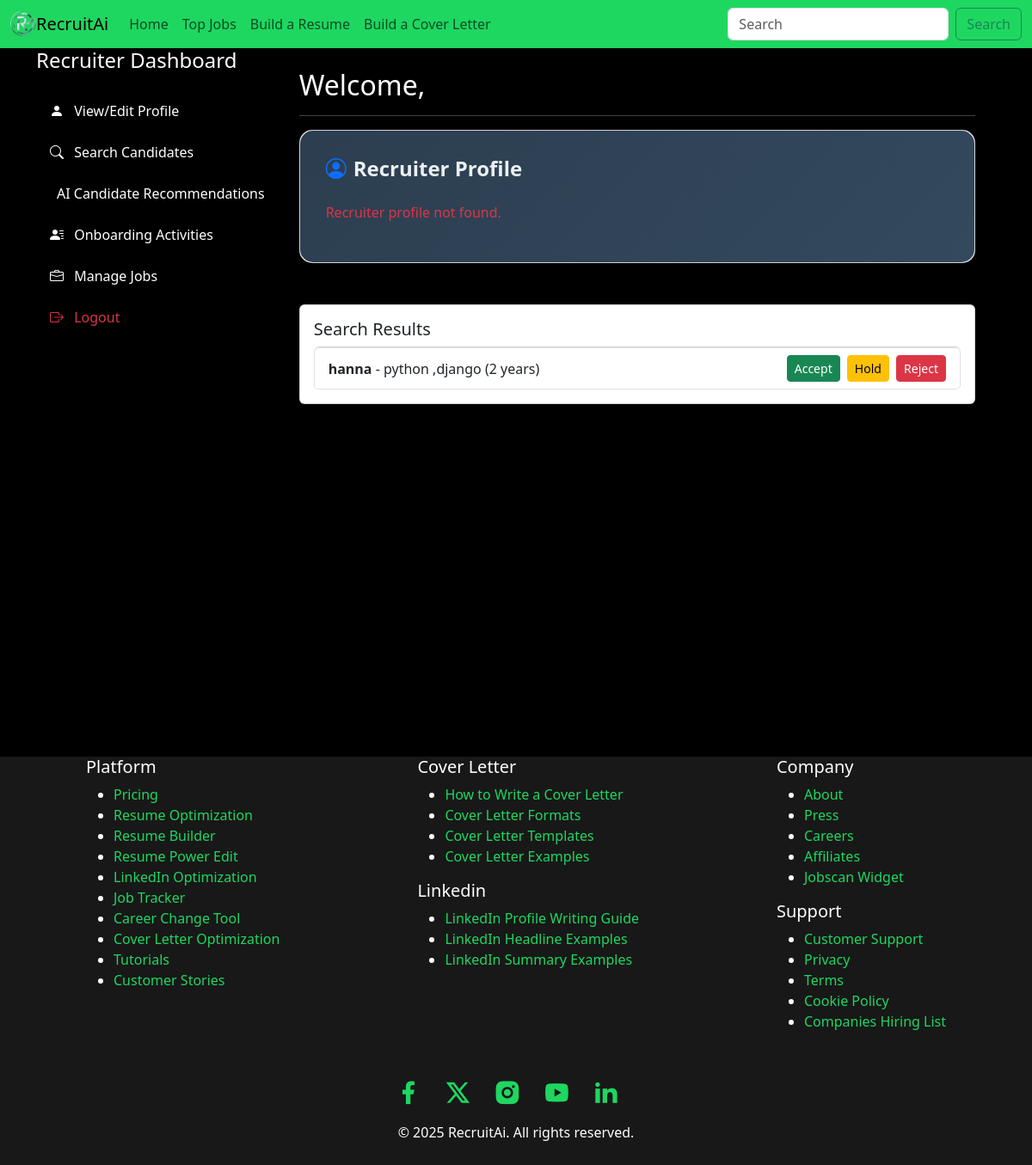
The app's page /user/search-candidates/ with its own data.
### user/models.py (models this page shows)
class Candidate(models.Model):
    user_id = models.ForeignKey(User, on_delete=models.CASCADE)
    resume = models.FileField(upload_to='resume_folder/')
    skill = models.TextField()
    exp = models.CharField(max_length=10)
    created_at = models.DateTimeField(auto_now_add=True)
    updated_at = models.DateTimeField(auto_now_add=True)
    extracted_skills = models.TextField(null=True, blank=True)
    extracted_location = models.CharField(max_length=255, null=True, blank=True)
    extracted_experience = models.CharField(max_length=255, null=True, blank=True)

class User(AbstractUser):
    fullname = models.CharField(max_length=50)
    email = models.CharField(max_length=50)
    password = models.CharField(max_length=50)
    phone_number=models.CharField(max_length=15, null=True, blank=True, default='0000000000')
    role = models.CharField(max_length=10, null=True, blank=True)
    description = models.TextField()
    created_at = models.DateTimeField(auto_now_add=True)
    last_login = models.DateTimeField(auto_now=True, null=True, blank=True)
    groups = models.ManyToManyField(
        Group,
        related_name="custom_user_set",  # Provide unique related_name for groups
        blank=True,
        help_text="The groups this user belongs to.",
        verbose_name="groups",
    )
    user_permissions = models.ManyToManyField(
        Permission,
        related_name="custom_user_permissions_set",  # Provide unique related_name for permissions
        blank=True,
        help_text="Specific permissions for this user.",
        verbose_name="user permissions",
    )

### user/views.py (the view)
# urls.py: path('search-candidates/', views.search_candidates, name='search_candidates'),
def search_candidates(request):
    job_title = request.GET.get('job_title', '')
    location = request.GET.get('location', '')
    qualification = request.GET.get('qualification', '')
    candidates = Candidate.objects.all()
    if job_title:
        candidates = candidates.filter(skill__icontains=job_title)
    if location:
        candidates = candidates.filter(user_id__profile__location__icontains=location)
    if qualification:
        candidates = candidates.filter(user_id__profile__qualification__icontains=qualification)
    ai_recommendations = candidates[:5]  # Placeholder for top 5 recommended candidates
    return render(request, 'recruiter_home.html', {
        'candidates': candidates,
        'ai_recommendations': ai_recommendations,
        'job_title': job_title,
        'location': location,
        'qualification': qualification,
    })

### user/templates/recruiter_home.html (shortened to what this page needs)
{% extends 'base.html' %}
{% block content %}
<div class="d-flex">
    <div style="min-width: 250px; min-height: 100vh;">
        <h4 class="mb-4">Recruiter Dashboard</h4>
        <ul class="nav flex-column">
            <li class="nav-item mb-2">
                <a href="#profile" class="nav-link text-white" data-section="profile">
                    <i class="bi bi-person-fill me-2"></i> View/Edit Profile
                </a>
            </li>
            <li class="nav-item mb-2">
                <a href="#search-candidates" class="nav-link text-white" data-section="search-candidates">
                    <i class="bi bi-search me-2"></i> Search Candidates
                </a>
            </li>
            <li class="nav-item mb-2">
                <a href="#ai-recommendations" class="nav-link text-white" data-section="ai-recommendations">
                     AI Candidate Recommendations
                </a>
            </li>
            <li class="nav-item mb-2">
                <a href="#onboarding" class="nav-link text-white" data-section="onboarding">
                    <i class="bi bi-person-lines-fill me-2"></i> Onboarding Activities
                </a>
            </li>
            <li class="nav-item mb-2">
                <a href="/jobs/manage-jobs/" class="nav-link text-white">
                    <i class="bi bi-briefcase me-2"></i> Manage Jobs
                </a>
            </li>
            <li class="nav-item mb-2">
                <a href="{% url 'user:logout' %}" class="nav-link text-danger">
                    <i class="bi bi-box-arrow-right me-2"></i> Logout
                </a>
            </li>
        </ul>
    </div>
    <div class="flex-grow-1 p-4">
        <h2>Welcome, {{ user.fullname }}</h2>
        <hr>
        <div id="profile" class="section mb-5" style="animation: fadeIn 0.7s ease-in;">
            <div class="card shadow-sm" style="border-radius: 15px;">
                <div class="card-body" style="background: linear-gradient(135deg, #2c3e50, #34495e); border-radius: 15px; color: #ecf0f1; padding: 30px;">
                    <h4 class="card-title mb-4 fw-semibold fs-4">
                        <i class="bi bi-person-circle me-2 text-primary"></i>Recruiter Profile
                    </h4>
                    {% if recruiter %}
                    <div class="row align-items-center">
                        <div class="col-md-6" style="line-height: 1.8;">
                            <p><strong class="text-success">Company Name:</strong> {{ recruiter.company_name }}</p>
                            <p><strong class="text-success">Company Email:</strong> {{ recruiter.company_email }}</p>
                            <p><strong class="text-success">Address:</strong> {{ recruiter.address }}</p>
                            <a href="{% url 'user:edit_profile' %}"
                               class="btn btn-outline-light btn-sm mt-3"
                               style="border-color: #1abc9c; color: #1abc9c;">
                                <i class="bi bi-pencil-square me-1"></i>Edit Profile
                            </a>
                        </div>
                        <div class="col-md-6 d-flex flex-column align-items-center justify-content-center">
                            <i class="bi bi-briefcase-fill"
                               style="font-size: 48px; color: #1abc9c; background: #ffffff; padding: 15px; border-radius: 50%; box-shadow: 0 4px 8px rgba(0,0,0,0.3);">
                            </i>
                        </div>
                    </div>
                    <div class="mt-5">
                        <h6 class="fw-medium"><i class="bi bi-graph-up-arrow text-warning me-2"></i>Onboarding Progress</h6>
                        <div class="progress" style="height: 22px; border-radius: 12px; background-color: #7f8c8d;">
                            <div class="progress-bar" role="progressbar"
                                 style="width: 70%; background: linear-gradient(to right, #1abc9c, #16a085); font-weight: bold;"
                                 aria-valuenow="70" aria-valuemin="0" aria-valuemax="100">
                                70%
                            </div>
                        </div>
                    </div>
                    {% else %}
                        <p class="text-danger mt-3">Recruiter profile not found.</p>
                    {% endif %}
                </div>
            </div>
        </div>
                    {% if candidates %}
                    <div class="card p-3">
                        <h5>Search Results</h5>
                        <ul class="list-group">
                            {% for candidate in candidates %}
                            <li class="list-group-item d-flex justify-content-between align-items-center">
                                <div>
                                    <strong>{{ candidate.user_id.fullname }}</strong> - {{ candidate.skill }} ({{ candidate.exp }} years)
                                </div>
                                <form method="POST" action="{% url 'user:candidate_action' candidate.id %}">
                                    <button type="submit" name="action" value="accept" class="btn btn-success btn-sm me-1">Accept</button>
                                    <button type="submit" name="action" value="hold" class="btn btn-warning btn-sm me-1">Hold</button>
                                    <button type="submit" name="action" value="reject" class="btn btn-danger btn-sm">Reject</button>
                                </form>
                            </li>
                            {% endfor %}
                        </ul>
                    </div>
                    {% else %}
                    <p>No candidates found.</p>
                    {% endif %}
                </div>
            </div>
        </div>
{% endblock %}

### static/css/styles.css (style rules this page uses)
body { background-color: black; margin: 0; padding: 0; }

### templates/base.html (style rules this page uses)
body { background-color: black; color: white; }

### records on screen
Candidate: user_id.fullname "hanna", skill "python ,django", exp "2"
